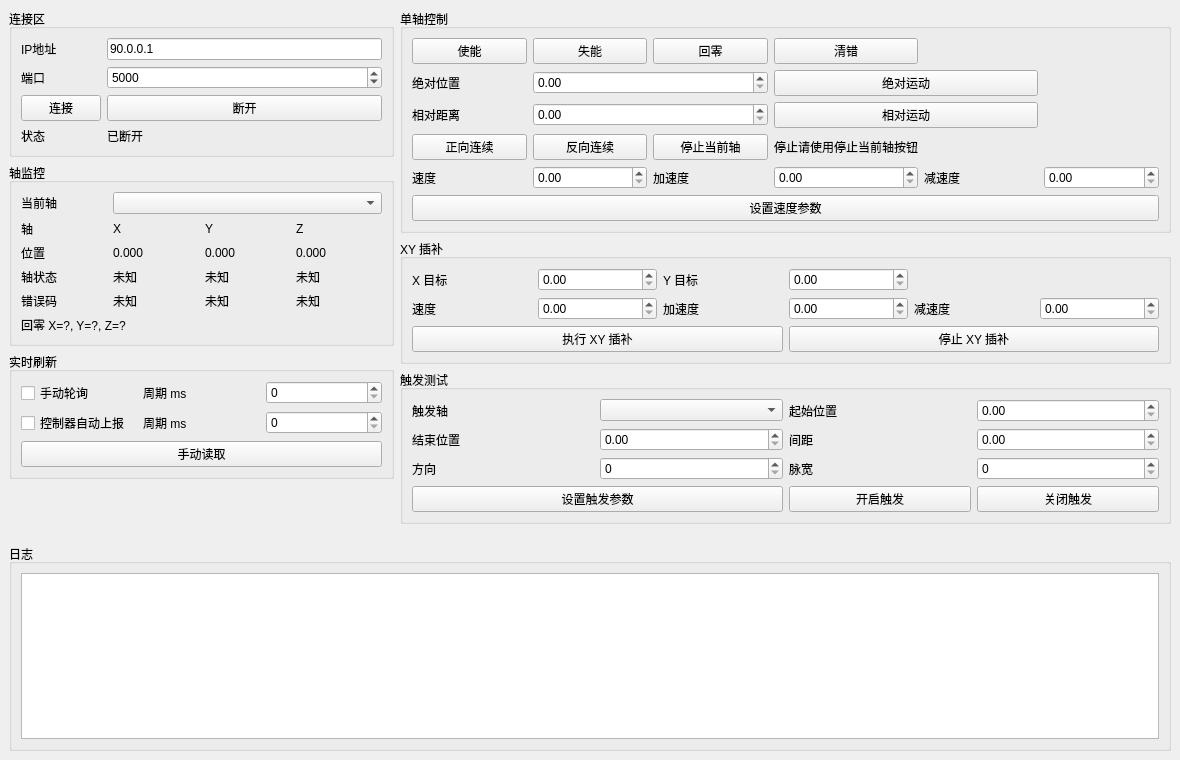
<?xml version="1.0" encoding="UTF-8"?>
<ui version="4.0">
 <class>MainWindow</class>
 <widget class="QMainWindow" name="MainWindow">
  <property name="geometry">
   <rect>
    <x>0</x>
    <y>0</y>
    <width>1180</width>
    <height>760</height>
   </rect>
  </property>
  <property name="windowTitle">
   <string>运动控制测试</string>
  </property>
  <widget class="QWidget" name="centralWidget">
   <layout class="QVBoxLayout" name="rootLayout">
    <item>
     <layout class="QHBoxLayout" name="topLayout" stretch="1,2">
      <item>
       <layout class="QVBoxLayout" name="leftLayout">
        <item>
         <widget class="QGroupBox" name="connectionGroup">
          <property name="title">
           <string>连接区</string>
          </property>
          <layout class="QGridLayout" name="connectionLayout">
           <item row="0" column="0">
            <widget class="QLabel" name="ipLabel">
             <property name="text">
              <string>IP地址</string>
             </property>
            </widget>
           </item>
           <item row="0" column="1">
            <widget class="QLineEdit" name="ipEdit">
             <property name="text">
              <string>90.0.0.1</string>
             </property>
            </widget>
           </item>
           <item row="1" column="0">
            <widget class="QLabel" name="portLabel">
             <property name="text">
              <string>端口</string>
             </property>
            </widget>
           </item>
           <item row="1" column="1">
            <widget class="QSpinBox" name="portSpin">
             <property name="minimum">
              <number>1</number>
             </property>
             <property name="maximum">
              <number>65535</number>
             </property>
             <property name="value">
              <number>5000</number>
             </property>
            </widget>
           </item>
           <item row="2" column="0">
            <widget class="QPushButton" name="connectButton">
             <property name="text">
              <string>连接</string>
             </property>
            </widget>
           </item>
           <item row="2" column="1">
            <widget class="QPushButton" name="disconnectButton">
             <property name="text">
              <string>断开</string>
             </property>
            </widget>
           </item>
           <item row="3" column="0">
            <widget class="QLabel" name="connectionStatusTextLabel">
             <property name="text">
              <string>状态</string>
             </property>
            </widget>
           </item>
           <item row="3" column="1">
            <widget class="QLabel" name="connectionStatusLabel">
             <property name="text">
              <string>已断开</string>
             </property>
            </widget>
           </item>
          </layout>
         </widget>
        </item>
        <item>
         <widget class="QGroupBox" name="axisGroup">
          <property name="title">
           <string>轴监控</string>
          </property>
          <layout class="QGridLayout" name="axisLayout">
           <item row="0" column="0">
            <widget class="QLabel" name="axisSelectLabel">
             <property name="text">
              <string>当前轴</string>
             </property>
            </widget>
           </item>
           <item row="0" column="1" colspan="3">
            <widget class="QComboBox" name="axisCombo"/>
           </item>
           <item row="1" column="0">
            <widget class="QLabel" name="axisHeaderLabel">
             <property name="text">
              <string>轴</string>
             </property>
            </widget>
           </item>
           <item row="1" column="1">
            <widget class="QLabel" name="xHeaderLabel">
             <property name="text">
              <string>X</string>
             </property>
            </widget>
           </item>
           <item row="1" column="2">
            <widget class="QLabel" name="yHeaderLabel">
             <property name="text">
              <string>Y</string>
             </property>
            </widget>
           </item>
           <item row="1" column="3">
            <widget class="QLabel" name="zHeaderLabel">
             <property name="text">
              <string>Z</string>
             </property>
            </widget>
           </item>
           <item row="2" column="0">
            <widget class="QLabel" name="positionTextLabel">
             <property name="text">
              <string>位置</string>
             </property>
            </widget>
           </item>
           <item row="2" column="1">
            <widget class="QLabel" name="posXLabel">
             <property name="text">
              <string>0.000</string>
             </property>
            </widget>
           </item>
           <item row="2" column="2">
            <widget class="QLabel" name="posYLabel">
             <property name="text">
              <string>0.000</string>
             </property>
            </widget>
           </item>
           <item row="2" column="3">
            <widget class="QLabel" name="posZLabel">
             <property name="text">
              <string>0.000</string>
             </property>
            </widget>
           </item>
           <item row="3" column="0">
            <widget class="QLabel" name="axisStateTextLabel">
             <property name="text">
              <string>轴状态</string>
             </property>
            </widget>
           </item>
           <item row="3" column="1">
            <widget class="QLabel" name="stateXLabel">
             <property name="text">
              <string>未知</string>
             </property>
            </widget>
           </item>
           <item row="3" column="2">
            <widget class="QLabel" name="stateYLabel">
             <property name="text">
              <string>未知</string>
             </property>
            </widget>
           </item>
           <item row="3" column="3">
            <widget class="QLabel" name="stateZLabel">
             <property name="text">
              <string>未知</string>
             </property>
            </widget>
           </item>
           <item row="4" column="0">
            <widget class="QLabel" name="errorTextLabel">
             <property name="text">
              <string>错误码</string>
             </property>
            </widget>
           </item>
           <item row="4" column="1">
            <widget class="QLabel" name="errorXLabel">
             <property name="text">
              <string>未知</string>
             </property>
            </widget>
           </item>
           <item row="4" column="2">
            <widget class="QLabel" name="errorYLabel">
             <property name="text">
              <string>未知</string>
             </property>
            </widget>
           </item>
           <item row="4" column="3">
            <widget class="QLabel" name="errorZLabel">
             <property name="text">
              <string>未知</string>
             </property>
            </widget>
           </item>
           <item row="5" column="0" colspan="4">
            <widget class="QLabel" name="homeLabel">
             <property name="text">
              <string>回零 X=?, Y=?, Z=?</string>
             </property>
            </widget>
           </item>
          </layout>
         </widget>
        </item>
        <item>
         <widget class="QGroupBox" name="refreshGroup">
          <property name="title">
           <string>实时刷新</string>
          </property>
          <layout class="QGridLayout" name="refreshLayout">
           <item row="0" column="0">
            <widget class="QCheckBox" name="autoReadCheck">
             <property name="text">
              <string>手动轮询</string>
             </property>
            </widget>
           </item>
           <item row="0" column="1">
            <widget class="QLabel" name="autoReadIntervalLabel">
             <property name="text">
              <string>周期 ms</string>
             </property>
            </widget>
           </item>
           <item row="0" column="2">
            <widget class="QSpinBox" name="autoReadIntervalSpin"/>
           </item>
           <item row="1" column="0">
            <widget class="QCheckBox" name="ctrlAutoSndCheck">
             <property name="text">
              <string>控制器自动上报</string>
             </property>
            </widget>
           </item>
           <item row="1" column="1">
            <widget class="QLabel" name="ctrlAutoSndIntervalLabel">
             <property name="text">
              <string>周期 ms</string>
             </property>
            </widget>
           </item>
           <item row="1" column="2">
            <widget class="QSpinBox" name="ctrlAutoSndIntervalSpin"/>
           </item>
           <item row="2" column="0" colspan="3">
            <widget class="QPushButton" name="manualReadButton">
             <property name="text">
              <string>手动读取</string>
             </property>
            </widget>
           </item>
          </layout>
         </widget>
        </item>
        <item>
         <spacer name="leftSpacer">
          <property name="orientation">
           <enum>Qt::Vertical</enum>
          </property>
          <property name="sizeHint" stdset="0">
           <size>
            <width>20</width>
            <height>40</height>
           </size>
          </property>
         </spacer>
        </item>
       </layout>
      </item>
      <item>
       <layout class="QVBoxLayout" name="rightLayout">
        <item>
         <widget class="QGroupBox" name="singleAxisGroup">
          <property name="title">
           <string>单轴控制</string>
          </property>
          <layout class="QGridLayout" name="singleAxisLayout">
           <item row="5" column="4">
            <widget class="QLabel" name="decelerationLabel">
             <property name="text">
              <string>减速度</string>
             </property>
            </widget>
           </item>
           <item row="4" column="1">
            <widget class="QPushButton" name="continuousNegativeButton">
             <property name="text">
              <string>反向连续</string>
             </property>
            </widget>
           </item>
           <item row="2" column="3" colspan="2">
            <widget class="QPushButton" name="relMoveButton">
             <property name="text">
              <string>相对运动</string>
             </property>
            </widget>
           </item>
           <item row="5" column="3">
            <widget class="QDoubleSpinBox" name="accelerationSpin"/>
           </item>
           <item row="0" column="0">
            <widget class="QPushButton" name="enableButton">
             <property name="text">
              <string>使能</string>
             </property>
            </widget>
           </item>
           <item row="1" column="1" colspan="2">
            <widget class="QDoubleSpinBox" name="absPositionSpin"/>
           </item>
           <item row="1" column="3" colspan="2">
            <widget class="QPushButton" name="absMoveButton">
             <property name="text">
              <string>绝对运动</string>
             </property>
            </widget>
           </item>
           <item row="2" column="0">
            <widget class="QLabel" name="relDistanceLabel">
             <property name="text">
              <string>相对距离</string>
             </property>
            </widget>
           </item>
           <item row="1" column="0">
            <widget class="QLabel" name="absPositionLabel">
             <property name="text">
              <string>绝对位置</string>
             </property>
            </widget>
           </item>
           <item row="5" column="0">
            <widget class="QLabel" name="velocityLabel">
             <property name="text">
              <string>速度</string>
             </property>
            </widget>
           </item>
           <item row="0" column="1">
            <widget class="QPushButton" name="disableButton">
             <property name="text">
              <string>失能</string>
             </property>
            </widget>
           </item>
           <item row="6" column="0" colspan="6">
            <widget class="QPushButton" name="setVelocityButton">
             <property name="text">
              <string>设置速度参数</string>
             </property>
            </widget>
           </item>
           <item row="5" column="5">
            <widget class="QDoubleSpinBox" name="decelerationSpin"/>
           </item>
           <item row="5" column="1">
            <widget class="QDoubleSpinBox" name="velocitySpin"/>
           </item>
           <item row="0" column="3">
            <widget class="QPushButton" name="clearErrorButton">
             <property name="text">
              <string>清错</string>
             </property>
            </widget>
           </item>
           <item row="2" column="1" colspan="2">
            <widget class="QDoubleSpinBox" name="relDistanceSpin"/>
           </item>
           <item row="0" column="2">
            <widget class="QPushButton" name="homeButton">
             <property name="text">
              <string>回零</string>
             </property>
            </widget>
           </item>
           <item row="5" column="2">
            <widget class="QLabel" name="accelerationLabel">
             <property name="text">
              <string>加速度</string>
             </property>
            </widget>
           </item>
           <item row="4" column="0">
            <widget class="QPushButton" name="continuousPositiveButton">
             <property name="text">
              <string>正向连续</string>
             </property>
            </widget>
           </item>
           <item row="4" column="3">
            <widget class="QLabel" name="continuousStopHintLabel">
             <property name="text">
              <string>停止请使用停止当前轴按钮</string>
             </property>
            </widget>
           </item>
           <item row="4" column="2">
            <widget class="QPushButton" name="stopAxisButton">
             <property name="text">
              <string>停止当前轴</string>
             </property>
            </widget>
           </item>
          </layout>
         </widget>
        </item>
        <item>
         <widget class="QGroupBox" name="lineGroup">
          <property name="title">
           <string>XY 插补</string>
          </property>
          <layout class="QGridLayout" name="lineLayout">
           <item row="0" column="0">
            <widget class="QLabel" name="lineXLabel">
             <property name="text">
              <string>X 目标</string>
             </property>
            </widget>
           </item>
           <item row="0" column="1">
            <widget class="QDoubleSpinBox" name="lineXSpin"/>
           </item>
           <item row="0" column="2">
            <widget class="QLabel" name="lineYLabel">
             <property name="text">
              <string>Y 目标</string>
             </property>
            </widget>
           </item>
           <item row="0" column="3">
            <widget class="QDoubleSpinBox" name="lineYSpin"/>
           </item>
           <item row="1" column="0">
            <widget class="QLabel" name="lineVelocityLabel">
             <property name="text">
              <string>速度</string>
             </property>
            </widget>
           </item>
           <item row="1" column="1">
            <widget class="QDoubleSpinBox" name="lineVelocitySpin"/>
           </item>
           <item row="1" column="2">
            <widget class="QLabel" name="lineAccelerationLabel">
             <property name="text">
              <string>加速度</string>
             </property>
            </widget>
           </item>
           <item row="1" column="3">
            <widget class="QDoubleSpinBox" name="lineAccelerationSpin"/>
           </item>
           <item row="1" column="4">
            <widget class="QLabel" name="lineDecelerationLabel">
             <property name="text">
              <string>减速度</string>
             </property>
            </widget>
           </item>
           <item row="1" column="5">
            <widget class="QDoubleSpinBox" name="lineDecelerationSpin"/>
           </item>
           <item row="2" column="0" colspan="3">
            <widget class="QPushButton" name="lineMoveButton">
             <property name="text">
              <string>执行 XY 插补</string>
             </property>
            </widget>
           </item>
           <item row="2" column="3" colspan="3">
            <widget class="QPushButton" name="stopLineButton">
             <property name="text">
              <string>停止 XY 插补</string>
             </property>
            </widget>
           </item>
          </layout>
         </widget>
        </item>
        <item>
         <widget class="QGroupBox" name="triggerGroup">
          <property name="title">
           <string>触发测试</string>
          </property>
          <layout class="QGridLayout" name="triggerLayout">
           <item row="0" column="0">
            <widget class="QLabel" name="triggerAxisLabel">
             <property name="text">
              <string>触发轴</string>
             </property>
            </widget>
           </item>
           <item row="0" column="1">
            <widget class="QComboBox" name="triggerAxisCombo"/>
           </item>
           <item row="0" column="2">
            <widget class="QLabel" name="triggerStartLabel">
             <property name="text">
              <string>起始位置</string>
             </property>
            </widget>
           </item>
           <item row="0" column="3">
            <widget class="QDoubleSpinBox" name="triggerStartSpin"/>
           </item>
           <item row="1" column="0">
            <widget class="QLabel" name="triggerEndLabel">
             <property name="text">
              <string>结束位置</string>
             </property>
            </widget>
           </item>
           <item row="1" column="1">
            <widget class="QDoubleSpinBox" name="triggerEndSpin"/>
           </item>
           <item row="1" column="2">
            <widget class="QLabel" name="triggerIntervalLabel">
             <property name="text">
              <string>间距</string>
             </property>
            </widget>
           </item>
           <item row="1" column="3">
            <widget class="QDoubleSpinBox" name="triggerIntervalSpin"/>
           </item>
           <item row="2" column="0">
            <widget class="QLabel" name="triggerDirectionLabel">
             <property name="text">
              <string>方向</string>
             </property>
            </widget>
           </item>
           <item row="2" column="1">
            <widget class="QSpinBox" name="triggerDirectionSpin"/>
           </item>
           <item row="2" column="2">
            <widget class="QLabel" name="triggerPulseLabel">
             <property name="text">
              <string>脉宽</string>
             </property>
            </widget>
           </item>
           <item row="2" column="3">
            <widget class="QSpinBox" name="triggerPulseSpin"/>
           </item>
           <item row="3" column="0" colspan="2">
            <widget class="QPushButton" name="setTriggerButton">
             <property name="text">
              <string>设置触发参数</string>
             </property>
            </widget>
           </item>
           <item row="3" column="2">
            <widget class="QPushButton" name="triggerOnButton">
             <property name="text">
              <string>开启触发</string>
             </property>
            </widget>
           </item>
           <item row="3" column="3">
            <widget class="QPushButton" name="triggerOffButton">
             <property name="text">
              <string>关闭触发</string>
             </property>
            </widget>
           </item>
          </layout>
         </widget>
        </item>
        <item>
         <spacer name="rightSpacer">
          <property name="orientation">
           <enum>Qt::Vertical</enum>
          </property>
          <property name="sizeHint" stdset="0">
           <size>
            <width>20</width>
            <height>40</height>
           </size>
          </property>
         </spacer>
        </item>
       </layout>
      </item>
     </layout>
    </item>
    <item>
     <widget class="QGroupBox" name="logGroup">
      <property name="title">
       <string>日志</string>
      </property>
      <layout class="QVBoxLayout" name="logLayout">
       <item>
        <widget class="QPlainTextEdit" name="logEdit">
         <property name="readOnly">
          <bool>true</bool>
         </property>
        </widget>
       </item>
      </layout>
     </widget>
    </item>
   </layout>
  </widget>
 </widget>
 <resources/>
 <connections/>
</ui>
